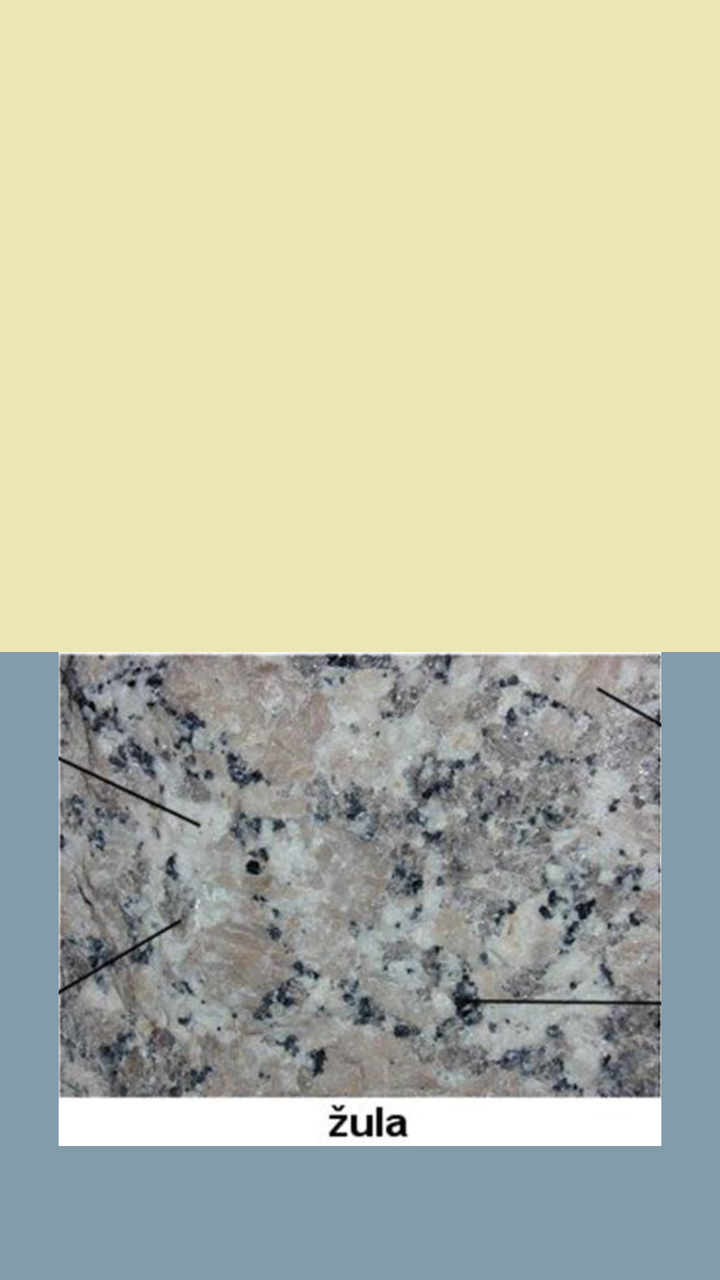
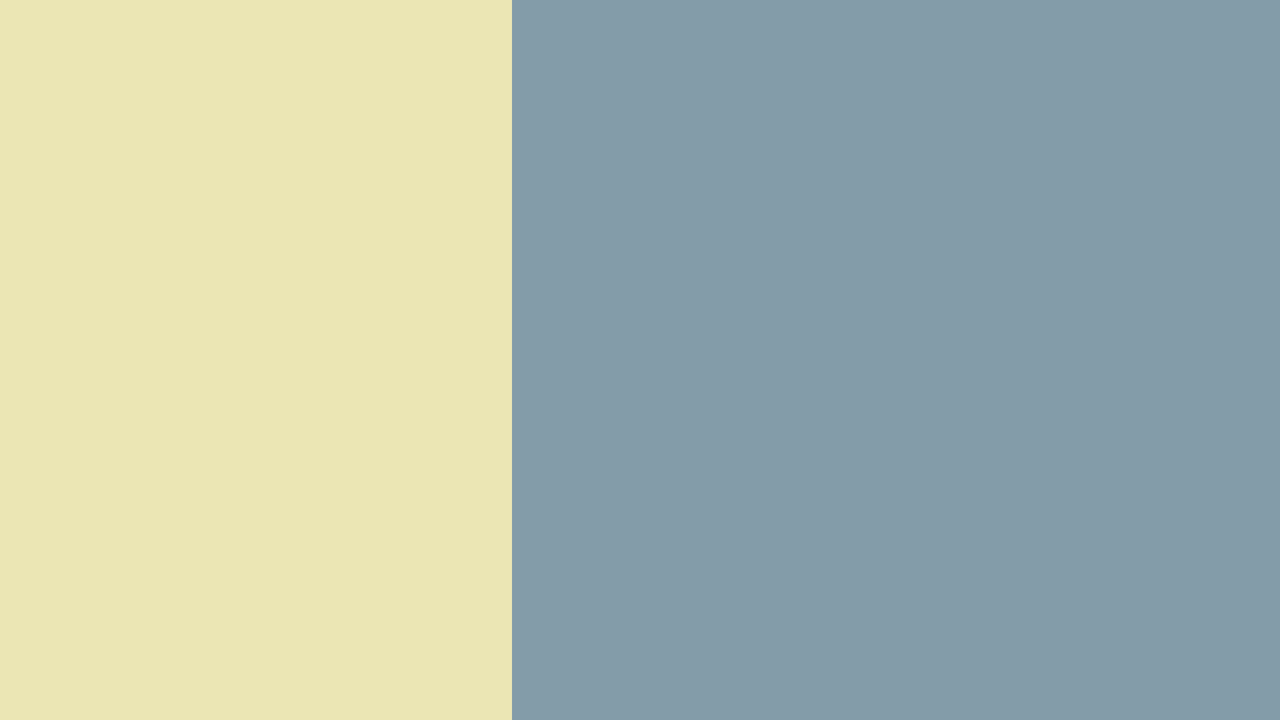

The same Android screen from two of the app's own layout files: first res/layout/ as a phone draws it, then the repository's variant for another configuration, drawn on a device whose configuration selects that folder. Both files follow.
<!-- AndroidManifest.xml: application theme AppTheme -->
<!-- res/layout/activity_task_drag_drop.xml -->
<?xml version="1.0" encoding="utf-8"?>

<LinearLayout xmlns:android="http://schemas.android.com/apk/res/android"
    xmlns:app="http://schemas.android.com/apk/res-auto"
    xmlns:tools="http://schemas.android.com/tools"
    android:layout_width="match_parent"
    android:layout_height="match_parent"
    android:orientation="vertical"
    android:background="@color/colorPozadiTaskTmava"
    tools:context="cz.cuni.pedf.vovap.jirsak.geostezka.TaskDragDropActivity">

    <GridView
        android:id="@+id/llDD"
        style="@style/GeoThemeDashboardUlohy"
        android:layout_width="match_parent"
        android:layout_height="match_parent"
        android:layout_weight="0.4"
        android:columnWidth="60dp"

        android:horizontalSpacing="5dp"
        android:numColumns="5"
        android:paddingBottom="20dp"
        android:paddingLeft="30dp"
        android:paddingRight="30dp"
        android:paddingTop="30dp"
        android:stretchMode="spacingWidthUniform"
        android:verticalSpacing="5dp"/>

    <RelativeLayout
        android:layout_width="match_parent"
        android:layout_height="match_parent"
        android:orientation="vertical"
        android:layout_weight="0.5"
        android:id="@+id/rlDD">
        <ImageView
            android:id="@+id/ivDDZula"
            android:layout_height="match_parent"
            android:layout_width="match_parent"
            android:adjustViewBounds="true"
            android:src="@drawable/zula0"
            />

    </RelativeLayout>

    <TextView
        android:layout_width="wrap_content"
        android:layout_height="wrap_content"
        android:id="@+id/tvDDResultInfo"/>
    <Button
        android:layout_width="wrap_content"
        android:layout_height="wrap_content"
        android:id="@+id/btnDDBack"
        android:visibility="invisible"
        android:text="Navrat na nastenku"
        android:onClick="navratDashboard"/>


</LinearLayout>
<!-- resources referenced by this layout -->
<resources>
  <color name="colorPozadiTaskTmava">#839CA9</color>
  <!-- drawable zula0: png bitmap (drawable, 428696 bytes) -->
  <style name="GeoThemeDashboardUlohy" parent="android:Widget.GridView">
          <item name="android:layout_width">wrap_content</item>
          <item name="android:layout_height">match_parent</item>
          <item name="android:background">#EBE6B4</item>
          <item name="android:stretchMode">spacingWidth</item>
          <item name="android:layout_centerInParent">true</item>
          <item name="android:gravity">center</item>
      </style>
  <style name="AppTheme" parent="android:Theme.Holo.Light.DarkActionBar">
          <item name="android:fontFamily">sans-serif</item>
      </style>
</resources>
<!-- res/layout-land/activity_task_drag_drop.xml (the repository's variant of the layout above) -->
<!-- drawn on the phone turned sideways -->
<?xml version="1.0" encoding="utf-8"?>
<LinearLayout xmlns:android="http://schemas.android.com/apk/res/android"
              xmlns:app="http://schemas.android.com/apk/res-auto"
              xmlns:tools="http://schemas.android.com/tools"
              android:layout_width="match_parent"
              android:layout_height="match_parent"
              android:orientation="horizontal"
              android:background="@color/colorPozadiTaskTmava"
              tools:context="cz.cuni.pedf.vovap.jirsak.polabskageostezka.TaskDragDropActivity">

    <GridView
        android:id="@+id/llDD"
        style="@style/GeoThemeDashboardUlohy"
        android:layout_width="match_parent"
        android:layout_height="match_parent"
        android:layout_weight="3"
        android:columnWidth="@dimen/dimTaskDragDrop_sourceImg_width"

        android:horizontalSpacing="10dp"
        android:numColumns="auto_fit"
        android:paddingBottom="20dp"
        android:paddingLeft="30dp"
        android:paddingRight="30dp"
        android:paddingTop="30dp"
        android:stretchMode="none"
        android:verticalSpacing="20dp"/>

    <RelativeLayout
        android:layout_width="match_parent"
        android:layout_height="wrap_content"
        android:layout_weight="2"
        android:layout_gravity="center_vertical"
        android:id="@+id/rlDD">
        <ImageView
            android:id="@+id/ivDDBck"
            android:layout_height="wrap_content"
            android:layout_width="match_parent"
            android:adjustViewBounds="true"
            android:layout_alignParentTop="true"
            />
        <ImageView
            android:id="@+id/ivDDBckFront"
            android:layout_height="wrap_content"
            android:layout_width="match_parent"
            android:adjustViewBounds="true"
            android:layout_alignParentTop="true"
            />
        <ImageView
            android:id="@+id/confirmTask"
            android:layout_width="50dp"
            android:layout_height="50dp"
            android:layout_marginStart="15dp"
            android:layout_marginTop="15dp"
            android:src="@drawable/ic_check_ok"
            android:visibility="invisible"/>
    </RelativeLayout>
</LinearLayout>
<!-- resources referenced by the variant -->
<!-- as the phone turned sideways resolves them -->
<resources>
  <color name="colorPozadiTaskTmava">#839CA9</color>
  <dimen name="dimTaskDragDrop_sourceImg_width">100dp</dimen>
  <!-- drawable ic_check_ok (drawable) -->
  <vector android:height="24dp" android:viewportHeight="34.0"
      android:viewportWidth="34.0" android:width="24dp" xmlns:android="http://schemas.android.com/apk/res/android">
      <path android:fillColor="#65932E" android:pathData="M17,17m-17,0a17,17 0,1 1,34 0a17,17 0,1 1,-34 0"/>
      <path android:fillColor="#00000000"
          android:pathData="M8,17l6,6l11,-12"
          android:strokeColor="#FEFEFE" android:strokeLineCap="round" android:strokeWidth="1.94994"/>
  </vector>
  <style name="GeoThemeDashboardUlohy" parent="android:Widget.GridView">
          <item name="android:layout_width">wrap_content</item>
          <item name="android:layout_height">match_parent</item>
          <item name="android:background">#EBE6B4</item>
          <item name="android:stretchMode">spacingWidth</item>
          <item name="android:layout_centerInParent">true</item>
          <item name="android:gravity">center</item>
      </style>
  <style name="AppTheme" parent="android:Theme.Holo.Light.DarkActionBar">
          <item name="android:fontFamily">sans-serif</item>
      </style>
</resources>
